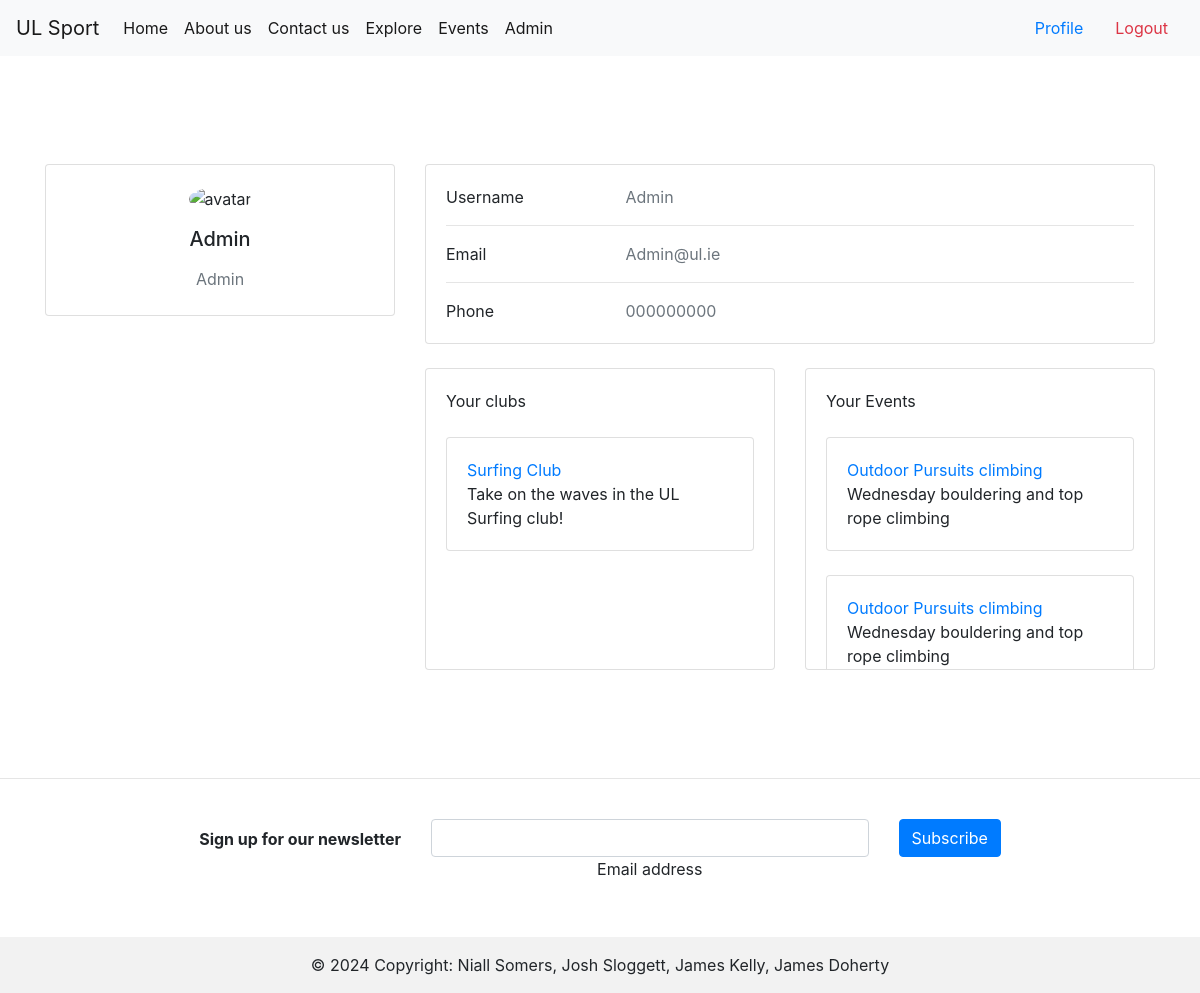
Screenshot of /profile (signed in) with the database file from the repository.
### tables this page shows
CREATE TABLE Users (
    UserID INTEGER PRIMARY KEY AUTOINCREMENT,
    Username TEXT NOT NULL,
    Password TEXT NOT NULL,
    Contact TEXT NOT NULL,
    Email TEXT NOT NULL,
    Role TEXT NOT NULL,
    ApprovalStatus TEXT DEFAULT 'Pending',
    CreatedAt TIMESTAMP DEFAULT CURRENT_TIMESTAMP,
    UpdatedAt TIMESTAMP DEFAULT CURRENT_TIMESTAMP
);

CREATE TABLE Clubs (
    ClubID INTEGER PRIMARY KEY AUTOINCREMENT,
    Name TEXT NOT NULL,
    Description TEXT,
    ValidityStatus TEXT NOT NULL,
    CoordinatorID INTEGER,
    CreatedAt TIMESTAMP DEFAULT CURRENT_TIMESTAMP,
    UpdatedAt TIMESTAMP DEFAULT CURRENT_TIMESTAMP,
    FOREIGN KEY (CoordinatorID) REFERENCES Users(UserID)
);

CREATE TABLE Events (
    EventID INTEGER PRIMARY KEY AUTOINCREMENT,
    Title TEXT NOT NULL,
    Description TEXT,
    Date DATE NOT NULL,
    Time TIME NOT NULL,
    Venue TEXT NOT NULL,
    ClubID INTEGER,
    CreatedAt TIMESTAMP DEFAULT CURRENT_TIMESTAMP,
    UpdatedAt TIMESTAMP DEFAULT CURRENT_TIMESTAMP,
    FOREIGN KEY (ClubID) REFERENCES Clubs(ClubID)
);

### auth.py (the view)
@login_required
def profile():
    conn = db.connect('db/user_data.db')
    cursor = conn.cursor()
    cursor.execute('SELECT ClubID FROM ClubMemberships WHERE UserID = ?', (current_user.id,))
    clubIDs = cursor.fetchall()
    clubs = []
    cursor.execute('SELECT EventID FROM EventRegistrations WHERE UserID = ?', (current_user.id,))
    eventIDs = cursor.fetchall()
    events = []
    for clubID in clubIDs:
        cursor.execute('SELECT * FROM Clubs WHERE ClubID = ?', clubID)
        club = cursor.fetchone()
        clubs.append(club)
    for eventID in eventIDs:
        cursor.execute('SELECT * FROM Events WHERE EventID = ?', eventID)
        event = cursor.fetchone()
        print(event)
        events.append(event)
    return render_template('/profile.html', clubs=clubs, events=events)

### app.py (called while the page is built)
@login_manager.user_loader
def load_user(user_id):
    conn = db.connect('db/user_data.db')
    cursor = conn.cursor()
    cursor.execute('SELECT * FROM Users WHERE UserID = ?', (user_id,))
    user_data = cursor.fetchone()
    conn.close()
    if user_data:
        return auth.User(user_data[0], user_data[1])

### templates/profile.html (shortened to what this page needs)
{% extends "base.html" %}
{% block content %}
<section>
    <div class="container py-5">
      <div class="row">
        <div class="col-lg-4">
          <div class="card mb-4">
            <div class="card-body text-center">
              <img src="https://mdbcdn.b-cdn.net/img/Photos/new-templates/bootstrap-chat/ava3.webp" alt="avatar"
                class="rounded-circle img-fluid" style="width: 150px;">
              <h5 class="my-3">{{ user_data.username }}</h5>
              <p class="text-muted mb-1">{{ user_data.role}}</p>
            </div>
          </div>
        </div>
        <div class="col-lg-8">
          <div class="card mb-4">
            <div class="card-body">
              <div class="row">
                <div class="col-sm-3">
                  <p class="mb-0">Username</p>
                </div>
                <div class="col-sm-9">
                  <p class="text-muted mb-0">{{ user_data.username }}</p>
                </div>
              </div>
              <hr>
              <div class="row">
                <div class="col-sm-3">
                  <p class="mb-0">Email</p>
                </div>
                <div class="col-sm-9">
                  <p class="text-muted mb-0">{{ user_data.email }}</p>
                </div>
              </div>
              <hr>
              <div class="row">
                <div class="col-sm-3">
                  <p class="mb-0">Phone</p>
                </div>
                <div class="col-sm-9">
                  <p class="text-muted mb-0">{{ user_data.mobile }}</p>
                </div>
              </div>
            </div>
          </div>
          <div class="row">
            <div class="col-md-6">
              <div class="card mb-4 mb-md-0">
                <div class="card-body" style="overflow: auto; height: 300px;">
                  <p class="mb-4"> Your clubs
                  </p>
                  {% for club in clubs %}
                  <div class="card">
                  <div class="card-body">
                    <a class="card-title" href="{{url_for('explore')}}">{{club[1]}}</a>
                    <p class="card-text">{{club[2]}}</p>
                  </div>
                </div>
                  <br>
                  {% endfor %}
                </div>
              </div>
            </div>
            <div class="col-md-6">
              <div class="card mb-4 mb-md-0">
                <div class="card-body" style="overflow: auto; height: 300px;">
                  <p class="mb-4">Your Events
                  </p>
                  {% for event in events %}
                  <div class="card">
                  <div class="card-body">
                    <a class="card-title" href="{{url_for('explore')}}">{{event[1]}}</a>
                    <p class="card-text">{{event[2]}}</p>
                  </div>
                </div>
                  <br>
                  {% endfor %}
                </div>
              </div>
            </div>
          </div>
        </div>
      </div>
    </div>
  </section>
{% endblock %}

### templates/base.html (style rules this page uses)
body { min-height: 100vh; overflow-x: hidden; }

### rows the page displays
Users: username "Admin", role "Admin", email "Admin@ul.ie", mobile "000000000"
Clubs: Name "Surfing Club", Description "Take on the waves in the UL Surfing club!"
Events: Title "Outdoor Pursuits climbing", Description "Wednesday bouldering and top rope climbing"
